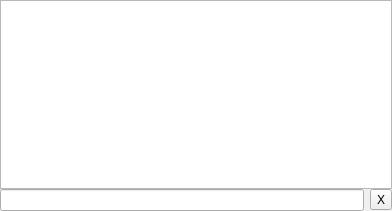
<?xml version="1.0" encoding="UTF-8"?>
<ui version="4.0">
 <class>MainWindow</class>
 <widget class="QMainWindow" name="MainWindow">
  <property name="geometry">
   <rect>
    <x>0</x>
    <y>0</y>
    <width>392</width>
    <height>211</height>
   </rect>
  </property>
  <property name="windowTitle">
   <string>Schnote</string>
  </property>
  <widget class="QWidget" name="centralWidget">
   <layout class="QGridLayout" name="gridLayout">
    <property name="margin">
     <number>0</number>
    </property>
    <property name="spacing">
     <number>0</number>
    </property>
    <item row="0" column="0">
     <widget class="QListView" name="listView"/>
    </item>
    <item row="1" column="0">
     <widget class="QWidget" name="searchWidget" native="true">
      <layout class="QGridLayout" name="gridLayout_2">
       <property name="margin">
        <number>0</number>
       </property>
       <item row="0" column="0">
        <widget class="QLineEdit" name="searchInput"/>
       </item>
       <item row="0" column="1">
        <widget class="QToolButton" name="clearSearch">
         <property name="text">
          <string>X</string>
         </property>
        </widget>
       </item>
      </layout>
     </widget>
    </item>
   </layout>
  </widget>
 </widget>
 <layoutdefault spacing="6" margin="11"/>
 <resources/>
 <connections/>
</ui>
